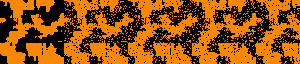
#> input picture outputCol2xz.png, 300 x 64 px, given in place of image1.png, which was not available
$ python QuantizedSpeckledNoiseExpansion.py
#> lines starting #> are read from the running program, lines starting #| are printed output that depends on the picture; after the words box and inside, x2 and y2 are one past the last pixel; in counts of white or black regions, pixels touching at a corner belong together; pictures that were not available may be replaced by others from this repository, and a replacement may not be noted
from PIL import Image
import numpy as np
import random
from concurrent.futures import ThreadPoolExecutor

def extend_row_with_variation(row, target_length, variation_rate):
    """
    Extend a binary row with slight variations.

    Args:
        row: A binary row as a NumPy array.
        target_length: The desired extended length of the row.
        variation_rate: Probability of flipping a bit in the extended pattern.

    Returns:
        A list representing the extended binary row with variations.
    """
    pattern = ''.join(map(str, row.astype(int)))
    if target_length <= len(pattern):
        return list(map(int, pattern[:target_length]))

    # Start with the original pattern
    extended_row = list(map(int, pattern))

    # Generate extended part with slight variations
    additional_length = target_length - len(pattern)
    repeated_pattern = (pattern * ((additional_length // len(pattern)) + 1))[:additional_length]
    extended_part = list(map(int, repeated_pattern))

    # Introduce slight variations in the extended part
    for i in range(len(extended_part)):
        if random.random() < variation_rate:
            extended_part[i] = 1 - extended_part[i]  # Flip the bit

    return extended_row + extended_part


def process_color(color, image_array, original_height, new_width, variation_rate):
    """
    Process a single color to generate the extended mask for it.

    Args:
        color: The RGB color being processed.
        image_array: The original image as a NumPy array.
        original_height: Height of the image.
        new_width: Desired width of the extended output.
        variation_rate: Probability of flipping a bit in the extended pattern.

    Returns:
        A tuple of the color and its extended mask as a NumPy array.
    """
    # Create a binary mask for the current color
    mask = np.all(image_array == color, axis=-1).astype(np.uint8)

    # Extend the pattern for each row in the mask
    extended_mask = np.zeros((original_height, new_width), dtype=np.uint8)
    for i, row in enumerate(mask):
        extended_mask[i] = extend_row_with_variation(row, new_width, variation_rate)

    return color, extended_mask


def extend_color_pattern_with_variation(image_path: str, output_path: str, new_width: int, variation_rate: float = 0.01, max_colors: int = 1024):
    """
    Extend the pattern of an image for each unique color, mixing them back together.

    Args:
        image_path (str): Path to the input image.
        output_path (str): Path to save the extended output image.
        new_width (int): The desired width of the output image.
        variation_rate (float): Probability of flipping a bit in the extended pattern (0.0 to 1.0).
        max_colors (int): Maximum number of unique colors to allow in the image.
    """
#> called with image_path = 'image1.png', output_path = 'outputCol2xz.png', new_width = 300, variation_rate = 0.06, max_colors = 1024
    # Open the image and convert to RGB
    image = Image.open(image_path).convert("RGB")
#> image is the input picture: PIL image 300x64 RGB; mean R, G, B 143, 77.3, 0

    # Check the number of unique colors in the image
    image_array = np.array(image)
    unique_colors = np.unique(image_array.reshape(-1, 3), axis=0)
#> unique_colors = [[0, 0, 0], [1, 0, 0], [6, 3, 0], [7, 4, 0], [52, 28, 0], [249, 135, 0], [250, 135, 0], [251, 136, 0]]

    print(f"Found {len(unique_colors)} unique colors.")
#| Found 8 unique colors.

    # If there are too many colors, quantize the image
    if len(unique_colors) > max_colors:
        print(f"Too many colors ({len(unique_colors)}). Reducing to {max_colors} colors using quantization.")
        # Ensure quantization does not exceed max_colors
        max_colors = min(max_colors, 256)  # Pillow quantize supports a maximum of 256 colors
        image = image.quantize(colors=max_colors, method=0).convert("RGB")
        image_array = np.array(image)  # Update the image array
        unique_colors = np.unique(image_array.reshape(-1, 3), axis=0)  # Recalculate unique colors
        print(f"Quantized to {len(unique_colors)} unique colors.")

    original_height, original_width, _ = image_array.shape
#> original_height = 64; original_width = 300

    # Prepare an array for the output image
    extended_image = np.zeros((original_height, new_width, 3), dtype=np.uint8)

    # Process each unique color in parallel
    with ThreadPoolExecutor() as executor:
        results = list(
            executor.map(
                lambda color: process_color(color, image_array, original_height, new_width, variation_rate),
                unique_colors
            )
        )
#> in process_color, `mask = np.all(image_array == color, axis=-1).astype(np.uint8)`:
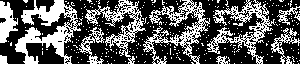
#> mask: shape (64, 300); values 0 (black) and 1 (white), 35.8% white; 277 white regions (266 under 20 px), largest, box (x1, y1, x2, y2) and area: (15, 0, 82, 64) 1714, (143, 0, 210, 64) 1234, (207, 0, 275, 64) 1193
#> the loop in process_color, `for i, row in enumerate(mask):` made 64 passes
#> in process_color (call 2), `mask = np.all(image_array == color, axis=-1).astype(np.uint8)`: mask: shape (64, 300); values 0 (black) and 1 (white), 1.8% white in thin lines or dots
#> the loop in process_color (call 2), `for i, row in enumerate(mask):` made 64 passes
#> call 3 of process_color, with color = array of shape (3,), original_height = 64, new_width = 300, variation_rate = 0.06
#> in process_color (call 3), `mask = np.all(image_array == color, axis=-1).astype(np.uint8)`:
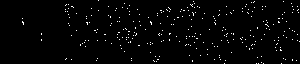
#> mask: shape (64, 300); values 0 (black) and 1 (white), 1.8% white in thin lines or dots
#> the loop in process_color (call 3), `for i, row in enumerate(mask):` made 64 passes
#> call 4 of process_color, with color = array of shape (3,), original_height = 64, new_width = 300, variation_rate = 0.06
#> in process_color (call 4), `mask = np.all(image_array == color, axis=-1).astype(np.uint8)`:
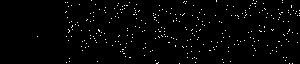
#> mask: shape (64, 300); values 0 (black) and 1 (white), 1.8% white in thin lines or dots, all inside (x1, y1, x2, y2) = (37, 0, 300, 64)
#> the loop in process_color (call 4), `for i, row in enumerate(mask):` made 64 passes
#> in process_color (call 5), `mask = np.all(image_array == color, axis=-1).astype(np.uint8)`:
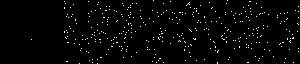
#> mask: shape (64, 300); values 0 (black) and 1 (white), 2.1% white in thin lines or dots, all inside (x1, y1, x2, y2) = (31, 0, 299, 64)
#> the loop in process_color (call 5), `for i, row in enumerate(mask):` made 64 passes
#> in process_color (call 6), `mask = np.all(image_array == color, axis=-1).astype(np.uint8)`:
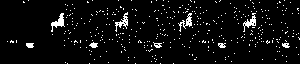
#> mask: shape (64, 300); values 0 (black) and 1 (white), 5.2% white in thin lines or dots
#> the loop in process_color (call 6), `for i, row in enumerate(mask):` made 64 passes
#> in process_color (call 7), `mask = np.all(image_array == color, axis=-1).astype(np.uint8)`:
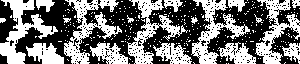
#> mask: shape (64, 300); values 0 (black) and 1 (white), 46.3% white; 278 white regions (259 under 20 px), largest, box (x1, y1, x2, y2) and area: (0, 0, 58, 64) 1266, (64, 0, 122, 64) 1266, (191, 0, 250, 64) 1174
#> the loop in process_color (call 7), `for i, row in enumerate(mask):` made 64 passes
#> in process_color (call 8), `mask = np.all(image_array == color, axis=-1).astype(np.uint8)`:
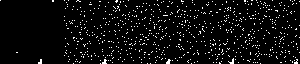
#> mask: shape (64, 300); values 0 (black) and 1 (white), 5.2% white in thin lines or dots
#> the loop in process_color (call 8), `for i, row in enumerate(mask):` made 64 passes
#> results = 8 items

    # Combine results back into the final image
    for color, extended_mask in results:
        for i in range(original_height):
            for j in range(new_width):
                if extended_mask[i, j] == 1:
                    extended_image[i, j] = color
#> this loop made 8 passes

    # Convert back to an image and save
    output_image = Image.fromarray(extended_image)
    output_image.save(output_path)
    print(f"Extended image with variations saved to {output_path}")


# Example Usage
input_image_path = "image1.png"  # Input color image path
output_image_path = "outputCol2xz.png"  # Output extended image path
desired_width = 300  # New width of the output image
variation_probability = 0.06  # Probability of flipping each bit (e.g., 6%)
max_colors_allowed = 1024  # Maximum number of unique colors to allow <- sadly right now, this can only perform 256 quantizations despite the indicator due to software limitations despite the math being relatively simple.

extend_color_pattern_with_variation(input_image_path, output_image_path, desired_width, variation_probability, max_colors_allowed)
